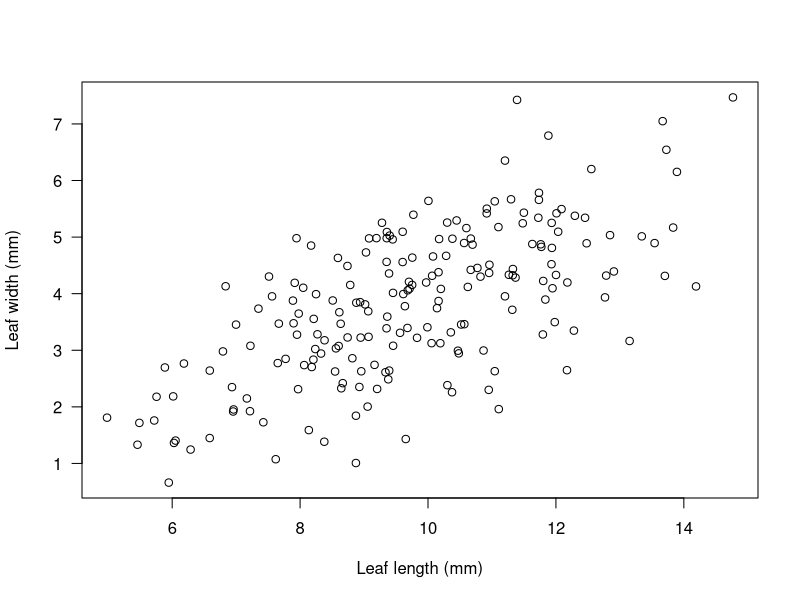
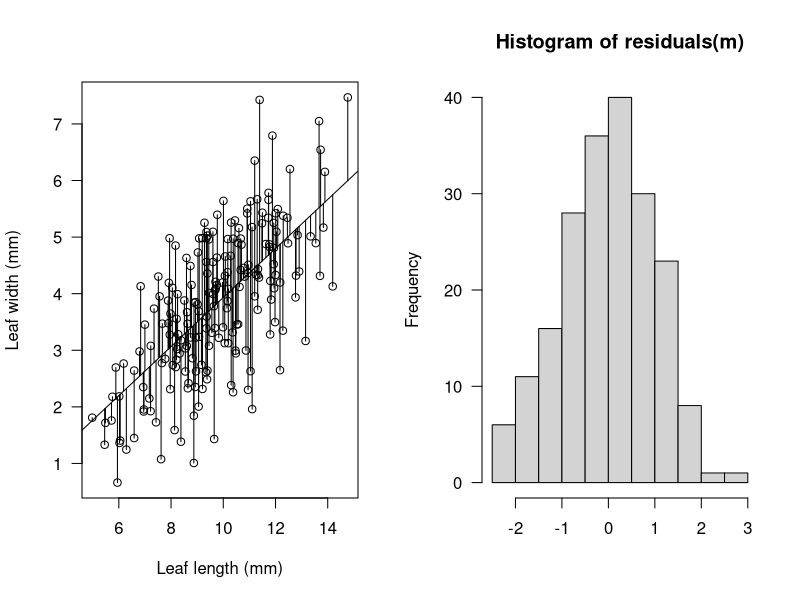
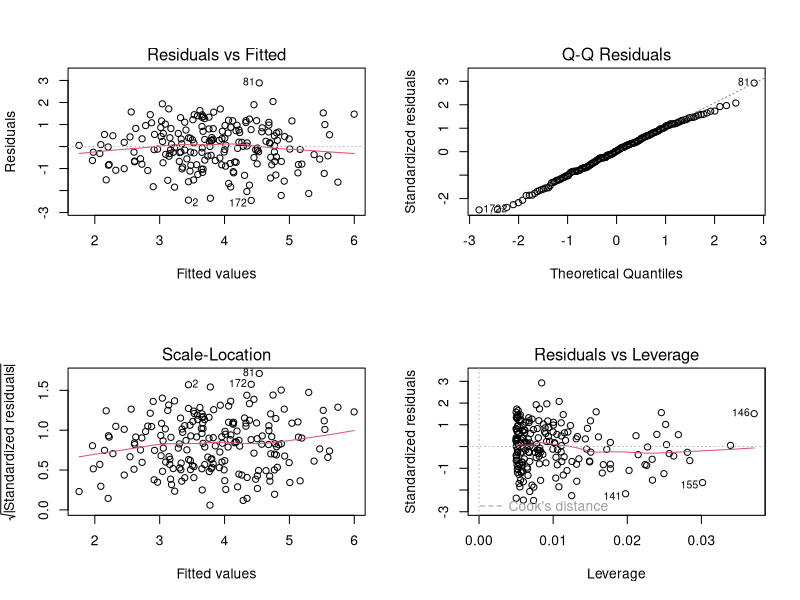
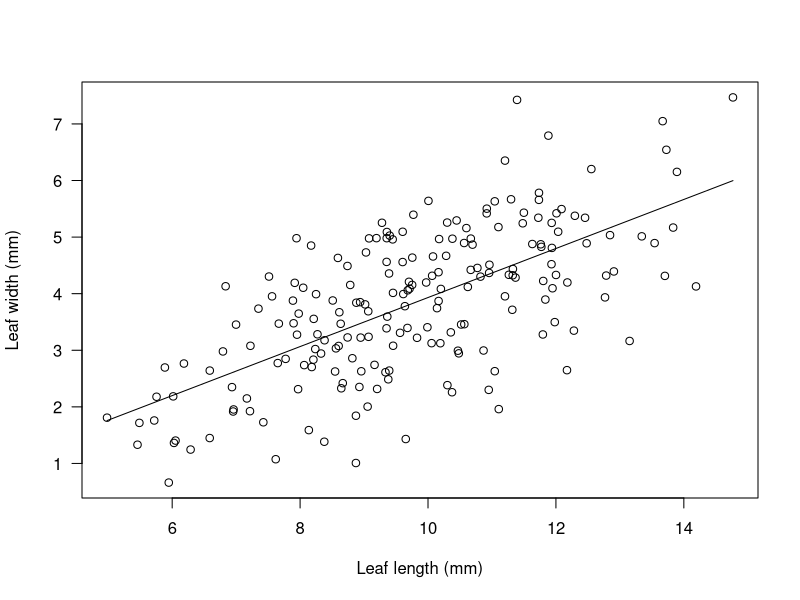

R code for these plots, in order:
# Lecture notes from 13/11 -25 ------------------------------
set.seed(85)
x = rnorm(n=200, mean=10, sd=2)
y = 0.4*x + rnorm(200, 0, 1)

plot(x, y, las = 1, # las = 1 makes the tick labels on the y-axis horizontal
     xlab="Leaf length (mm)",
     ylab="Leaf width (mm)")

# Create linear model of y (dependent variable) dependent on x (independent variable)
# Save the fitted model object in m
m = lm(y~x)

cf <- m$coefficients
cf

# Compute predicted values of the linear model using coefficients
predvals = cf[1] + cf[2]*x

# Saving the old par settings before changing them
def_par <- par()

par(mfrow=c(1,2))
plot(x, y, las=1,
     xlab="Leaf length (mm)",
     ylab="Leaf width (mm)")
abline(m)
segments(x, y, x, predvals) # Draw lines from observed values to predicted values
hist(residuals(m), xlab="", las=1)
par(def_par) # Reset par settings

# Get info on the fitted model (residuals)
par(mfrow=c(2,2))
plot(m)
par(def_par) 

newx = seq(min(x), max(x), length.out=200)
predy = cf[1] + cf[2]*newx
plot(x, y, las=1,
     xlab="Leaf length (mm)",
     ylab="Leaf width (mm)")
lines(newx, predy)

summary(m)
